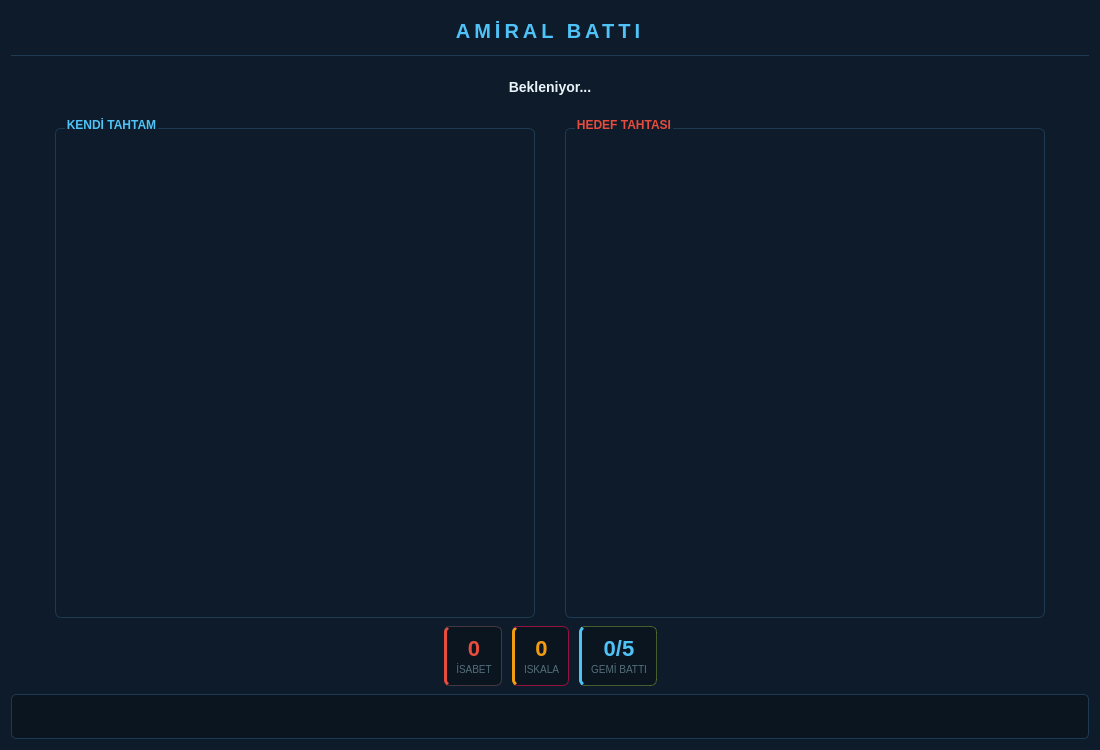
<?xml version="1.0" encoding="UTF-8"?>
<ui version="4.0">
 <class>BattleScreen</class>
 <widget class="QWidget" name="BattleScreen">
  <property name="geometry">
   <rect>
    <x>0</x>
    <y>0</y>
    <width>1100</width>
    <height>750</height>
   </rect>
  </property>
  <property name="windowTitle">
   <string>Amiral Battı - Savaş</string>
  </property>
  <property name="styleSheet">
   <string>background-color: #0d1b2a;</string>
  </property>
  <layout class="QVBoxLayout" name="verticalLayout">
   <property name="spacing">
    <number>8</number>
   </property>
   <property name="contentsMargins">
    <number>20</number>
    <number>10</number>
    <number>20</number>
    <number>10</number>
   </property>
   <item>
    <widget class="QLabel" name="titleLabel">
     <property name="text">
      <string>AMİRAL BATTI</string>
     </property>
     <property name="alignment">
      <set>Qt::AlignCenter</set>
     </property>
     <property name="styleSheet">
      <string>color: #4fc3f7; font-size: 20px; font-weight: bold; font-family: Arial; letter-spacing: 4px; border-bottom: 1px solid #1e3a52; padding-bottom: 4px;</string>
     </property>
    </widget>
   </item>
   <item>
    <widget class="QLabel" name="statusLabel">
     <property name="text">
      <string>Bekleniyor...</string>
     </property>
     <property name="alignment">
      <set>Qt::AlignCenter</set>
     </property>
     <property name="styleSheet">
      <string>color: #e8f4f8; font-size: 14px; font-weight: bold; font-family: Arial;</string>
     </property>
    </widget>
   </item>
   <item>
    <layout class="QHBoxLayout" name="boardsLayout">
     <property name="spacing">
      <number>30</number>
     </property>
     <item>
      <spacer>
       <property name="orientation"><enum>Qt::Horizontal</enum></property>
       <property name="sizeHint" stdset="0"><size><width>40</width><height>20</height></size></property>
      </spacer>
     </item>
     <item>
      <widget class="QGroupBox" name="myBoardGroup">
       <property name="title">
        <string>KENDİ TAHTAM</string>
       </property>
       <property name="styleSheet">
        <string>QGroupBox { color: #4fc3f7; font-size: 12px; font-weight: bold; border: 1px solid #1e3a52; border-radius: 6px; margin-top: 10px; padding-top: 10px; } QGroupBox::title { subcontrol-origin: margin; left: 10px; }</string>
       </property>
       <layout class="QVBoxLayout">
        <item>
         <widget class="QWidget" name="myBoardWidget" native="true">
          <property name="minimumSize">
           <size>
            <width>460</width>
            <height>460</height>
           </size>
          </property>
         </widget>
        </item>
       </layout>
      </widget>
     </item>
     <item>
      <widget class="QGroupBox" name="oppBoardGroup">
       <property name="title">
        <string>HEDEF TAHTASI</string>
       </property>
       <property name="styleSheet">
        <string>QGroupBox { color: #e74c3c; font-size: 12px; font-weight: bold; border: 1px solid #1e3a52; border-radius: 6px; margin-top: 10px; padding-top: 10px; } QGroupBox::title { subcontrol-origin: margin; left: 10px; }</string>
       </property>
       <layout class="QVBoxLayout">
        <item>
         <widget class="QWidget" name="oppBoardWidget" native="true">
          <property name="minimumSize">
           <size>
            <width>460</width>
            <height>460</height>
           </size>
          </property>
         </widget>
        </item>
       </layout>
      </widget>
     </item>
     <item>
      <spacer>
       <property name="orientation"><enum>Qt::Horizontal</enum></property>
       <property name="sizeHint" stdset="0"><size><width>40</width><height>20</height></size></property>
      </spacer>
     </item>
    </layout>
   </item>
   <item>
    <layout class="QHBoxLayout" name="statsLayout">
     <property name="spacing">
      <number>10</number>
     </property>
     <item>
      <spacer>
       <property name="orientation"><enum>Qt::Horizontal</enum></property>
       <property name="sizeHint" stdset="0"><size><width>40</width><height>20</height></size></property>
      </spacer>
     </item>
     <item>
      <widget class="QFrame" name="hitsFrame">
       <property name="styleSheet">
        <string>QFrame { background: #0a1520; border: 1px solid #e74c3c44; border-radius: 6px; border-left: 3px solid #e74c3c; }</string>
       </property>
       <layout class="QVBoxLayout">
        <property name="spacing"><number>2</number></property>
        <property name="contentsMargins"><number>12</number><number>6</number><number>12</number><number>6</number></property>
        <item>
         <widget class="QLabel" name="hitsValue">
          <property name="text"><string>0</string></property>
          <property name="alignment"><set>Qt::AlignCenter</set></property>
          <property name="styleSheet"><string>color: #e74c3c; font-size: 22px; font-weight: bold; border: none;</string></property>
         </widget>
        </item>
        <item>
         <widget class="QLabel" name="hitsLabel">
          <property name="text"><string>İSABET</string></property>
          <property name="alignment"><set>Qt::AlignCenter</set></property>
          <property name="styleSheet"><string>color: #546e7a; font-size: 10px; border: none;</string></property>
         </widget>
        </item>
       </layout>
      </widget>
     </item>
     <item>
      <widget class="QFrame" name="missesFrame">
       <property name="styleSheet">
        <string>QFrame { background: #0a1520; border: 1px solid #f39c1244; border-radius: 6px; border-left: 3px solid #f39c12; }</string>
       </property>
       <layout class="QVBoxLayout">
        <property name="spacing"><number>2</number></property>
        <property name="contentsMargins"><number>12</number><number>6</number><number>12</number><number>6</number></property>
        <item>
         <widget class="QLabel" name="missesValue">
          <property name="text"><string>0</string></property>
          <property name="alignment"><set>Qt::AlignCenter</set></property>
          <property name="styleSheet"><string>color: #f39c12; font-size: 22px; font-weight: bold; border: none;</string></property>
         </widget>
        </item>
        <item>
         <widget class="QLabel" name="missesLabel">
          <property name="text"><string>ISKALA</string></property>
          <property name="alignment"><set>Qt::AlignCenter</set></property>
          <property name="styleSheet"><string>color: #546e7a; font-size: 10px; border: none;</string></property>
         </widget>
        </item>
       </layout>
      </widget>
     </item>
     <item>
      <widget class="QFrame" name="sunkFrame">
       <property name="styleSheet">
        <string>QFrame { background: #0a1520; border: 1px solid #4fc3f744; border-radius: 6px; border-left: 3px solid #4fc3f7; }</string>
       </property>
       <layout class="QVBoxLayout">
        <property name="spacing"><number>2</number></property>
        <property name="contentsMargins"><number>12</number><number>6</number><number>12</number><number>6</number></property>
        <item>
         <widget class="QLabel" name="sunkValue">
          <property name="text"><string>0/5</string></property>
          <property name="alignment"><set>Qt::AlignCenter</set></property>
          <property name="styleSheet"><string>color: #4fc3f7; font-size: 22px; font-weight: bold; border: none;</string></property>
         </widget>
        </item>
        <item>
         <widget class="QLabel" name="sunkLabel">
          <property name="text"><string>GEMİ BATTI</string></property>
          <property name="alignment"><set>Qt::AlignCenter</set></property>
          <property name="styleSheet"><string>color: #546e7a; font-size: 10px; border: none;</string></property>
         </widget>
        </item>
       </layout>
      </widget>
     </item>
     <item>
      <spacer>
       <property name="orientation"><enum>Qt::Horizontal</enum></property>
       <property name="sizeHint" stdset="0"><size><width>40</width><height>20</height></size></property>
      </spacer>
     </item>
    </layout>
   </item>
   <item>
    <widget class="QLabel" name="infoLabel">
     <property name="text">
      <string/>
     </property>
     <property name="alignment">
      <set>Qt::AlignCenter</set>
     </property>
     <property name="styleSheet">
      <string>color: #f39c12; font-size: 12px; background: #0a1520; border: 1px solid #1e3a52; border-radius: 5px; padding: 4px; font-family: Arial;</string>
     </property>
    </widget>
   </item>
  </layout>
 </widget>
 <resources/>
 <connections/>
</ui>
